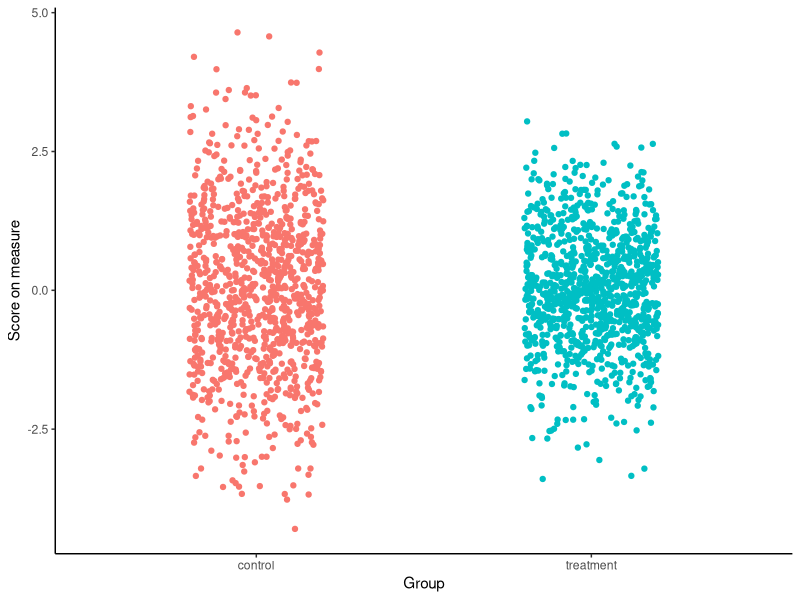
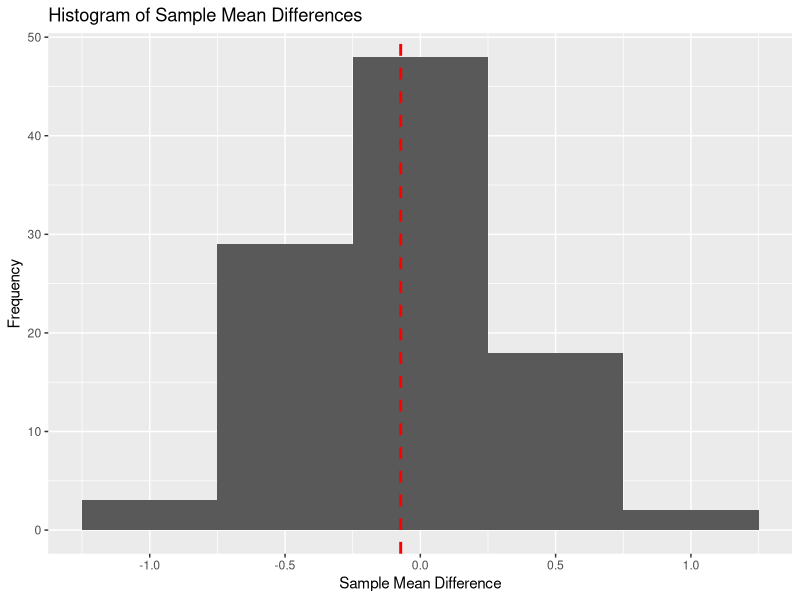
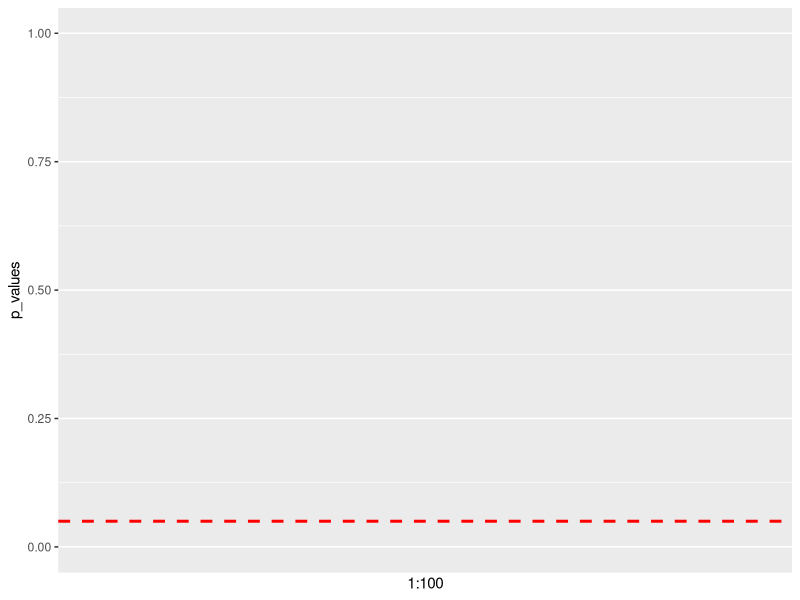
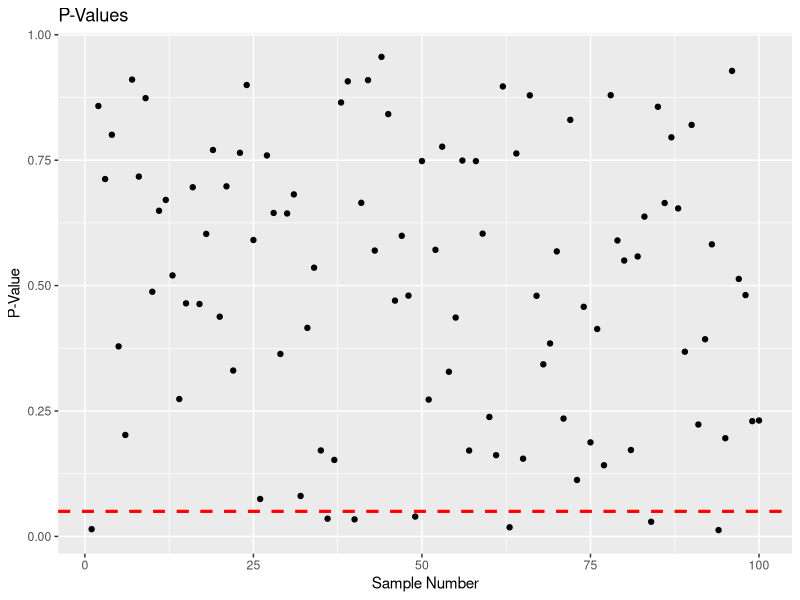
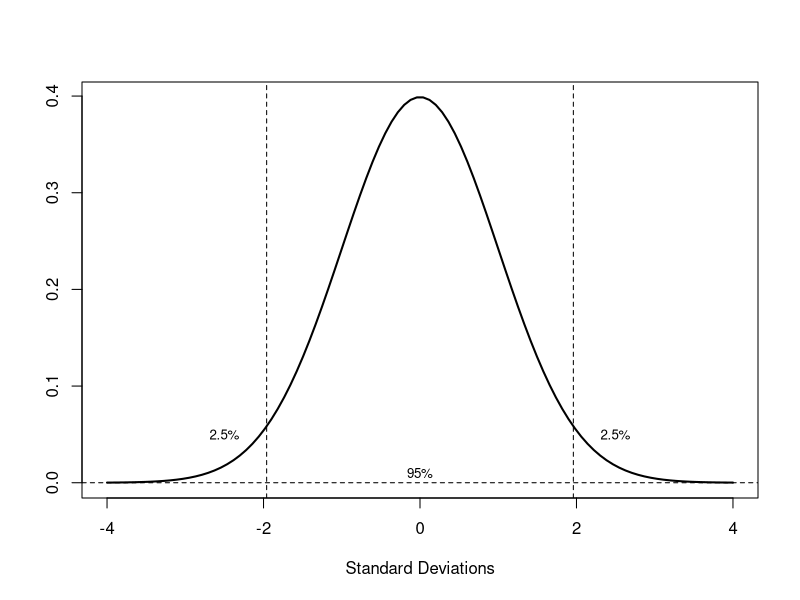

The R script that drew these images, in order:
## ---- chunk 1


# generate a dataframe made of 2 vectors named Treatment and Control. Each vector has 1000 elements generated from a normal distribution with mean 0. Treatment has an SD of 3 and Control has an SD of 1.

#treatment <- rnorm(1000, mean = 0, sd = 1)
#control <- rnorm(1000, mean = 0, sd = 1.5)

#data <- data.frame(treatment, control)

#write.csv(data, "popData.csv")

data <- read.csv("popData.csv")

# plot a scatterplot of the data using ggplot2. reorganise the data into long format first.


library(ggplot2)

data_long <- data.frame(
  group = c(rep("treatment", 1000), rep("control", 1000)),
  value = c(data$treatment, data$control)
)


# show a scatterplot of the data with colour representing group membership

ggplot(data_long, aes(x = group, y = value, colour = group)) +
  geom_jitter(width = 0.2, height = 0) +
  theme_classic() +
  theme(legend.position = "none") +
  labs(x = "Group", y = "Score on measure")





## ---- chunk 2


# generate a dataframe made of 2 vectors named Treatment and Control. Each vector has 1000 elements generated from a normal distribution with mean 0. Treatment has an SD of 3 and Control has an SD of 1.


# plot a scatterplot of the data using ggplot2. reorganise the data into long format first.




# Create 100 random samples of size 20 from the treatment and control vectors. Calculate the mean of each sample and store it in a vector called sample_means.

sample_mean_diffs <- c()
p_values <- c()
conf_int <- c()
cohens_d <- c()


for (i in 1:100) {
  sample1 <- sample(data$treatment, size = 20)
  sample2 <- sample(data$control, size = 20)
  sample_mean_diffs[i] <- mean(sample1) - mean(sample2)
  p_values[i] <- t.test(sample1, sample2)$p.value
  conf_int[i] <- t.test(sample1, sample2)$conf.int[2] - t.test(sample1, sample2)$conf.int[1]
  cohens_d[i] <- (mean(sample1) - mean(sample2)) / sqrt(((length(sample1) - 1) * var(sample1) + (length(sample2) - 1) * var(sample2)) / (length(sample1) + length(sample2) - 2))
}



# Plot a histogram of the sample means using ggplot2

library(ggplot2)

ggplot(data.frame(sample_mean_diffs), aes(x = sample_mean_diffs)) +
  geom_histogram(binwidth = 0.5) +
  geom_vline(aes(xintercept = mean(sample_mean_diffs)), color = "red", linetype = "dashed", size = 1) +
  ggtitle("Histogram of Sample Mean Differences") +
  xlab("Sample Mean Difference") +
  ylab("Frequency")


## ---- chunk 3

p <- ggplot(data.frame(p_values), aes(x = 1:100, y = p_values)) +
  geom_hline(aes(yintercept = 0.05), color = "red", linetype = "dashed", size = 1)

# set ylim to c(0, 1) to zoom in on the p-values

p + ylim(c(0, 1)) 

## ---- chunk 4


# Plot a the p-values using ggplot2. use a scatterplot with the x-axis being the sample number and the y-axis being the p-value.


p <- p+  geom_point() +
  geom_hline(aes(yintercept = 0.05), color = "red", linetype = "dashed", size = 1) +
  ggtitle("P-Values") +
  xlab("Sample Number") +
  ylab("P-Value")

library(gganimate)

p1 <- p + transition_states(1:100, transition_length = 2) + 
  shadow_mark() +
  enter_fade() 

animate(p1, fps = 5, duration = 20, end_pause = 10)





## ---- chunk 5

p

## ---- chunk 6

# plot of notmal distribution with 2.5% shaded on each side

x <- seq(-4, 4, length=100)

y <- dnorm(x, mean=0, sd=1)

plot(x, y, type="l", lwd=2, xlab="Standard Deviations", ylab="")

abline(v=c(-1.96, 1.96), lty=2)

abline(h=0, lty=2)


## add labels to represent the percentages of the distribution in the shaded and non-shaded areas

text(-2.5, 0.05, "2.5%", cex=0.8)

text(2.5, 0.05, "2.5%", cex=0.8)

text(0, 0.01, "95%", cex=0.8)
